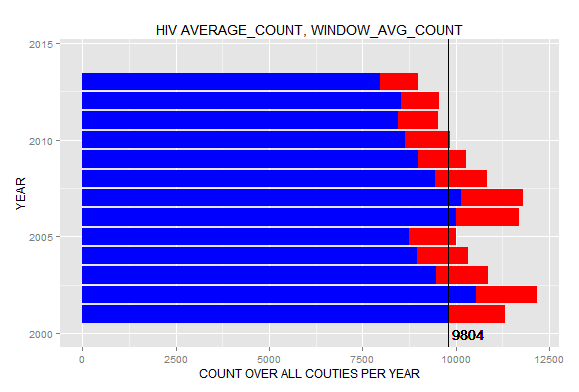

Source code (R):
df <- data.frame(fromJSON(getURL(URLencode(gsub("\n", " ", 'skipper.cs.utexas.edu:5001/rest/native/?query=
"select YEAR, DISEASE, sum_COUNT, sum(sum_COUNT) 
                                                OVER (PARTITION BY DISEASE) as window_avg_COUNT
                                                from 
                                                (select YEAR, DISEASE, sum(COUNT) as sum_COUNT
                                                from Infectious_Diseases
                                                where DISEASE = (\'HIV\') and (SEX=(\'Male\') OR SEX=(\'Female\') )
                                                group by YEAR, DISEASE)
                                                order by DISEASE;"
                                                ')), httpheader=c(DB='jdbc:oracle:thin:@sayonara.microlab.cs.utexas.edu:1521:orcl', USER='C##cs329e_hys82', PASS='orcl_hys82', MODE='native_mode', MODEL='model', returnDimensions = 'False', returnFor = 'JSON', p1=KPI_Low_Max_value, p2=KPI_Medium_Max_value), verbose = TRUE))); 

dfMALE <- data.frame(fromJSON(getURL(URLencode(gsub("\n", " ", 'skipper.cs.utexas.edu:5001/rest/native/?query=
                                                    "select YEAR, DISEASE, sum_COUNT, sum(sum_COUNT) 
                                                    OVER (PARTITION BY DISEASE) as window_avg_COUNT
                                                    from 
                                                    (select YEAR, DISEASE, sum(COUNT) as sum_COUNT
                                                    from Infectious_Diseases
                                                    where DISEASE = (\'HIV\') and SEX=(\'Male\')
                                                    group by YEAR, DISEASE)
                                                    order by DISEASE;"
                                                    ')), httpheader=c(DB='jdbc:oracle:thin:@sayonara.microlab.cs.utexas.edu:1521:orcl', USER='C##cs329e_hys82', PASS='orcl_hys82', MODE='native_mode', MODEL='model', returnDimensions = 'False', returnFor = 'JSON', p1=KPI_Low_Max_value, p2=KPI_Medium_Max_value), verbose = TRUE)));

ggplot() + 
  coord_cartesian() + 
  scale_x_continuous() +
  scale_y_continuous() +
  labs(title='HIV AVERAGE_COUNT, WINDOW_AVG_COUNT') +
  labs(x=paste("YEAR"), y=paste("COUNT OVER ALL COUTIES PER YEAR")) +
  layer(data=df, 
        mapping=aes(x=YEAR, y=SUM_COUNT), 
        stat="identity", 
        stat_params=list(), 
        geom="bar",
        geom_params=list(fill="RED"), 
        position=position_identity()
  ) + coord_flip() +
  layer(data=dfMALE, 
        mapping=aes(x=YEAR, y=SUM_COUNT), 
        stat="identity", 
        stat_params=list(), 
        geom="bar",
        geom_params=list(fill="BLUE"), 
        position=position_identity()
  ) + coord_flip() +
  layer(data=df, 
        mapping=aes(yintercept = WINDOW_AVG_COUNT/14), 
        geom="hline",
        geom_params=list(colour="BLACK")
  ) +
  layer(data=df, 
        mapping=aes(x=2000, y=round(WINDOW_AVG_COUNT/14), label=round(WINDOW_AVG_COUNT/14)), 
        stat="identity", 
        stat_params=list(), 
        geom="text",
        geom_params=list(colour="black", hjust=-.1), 
        position=position_identity()
  )
